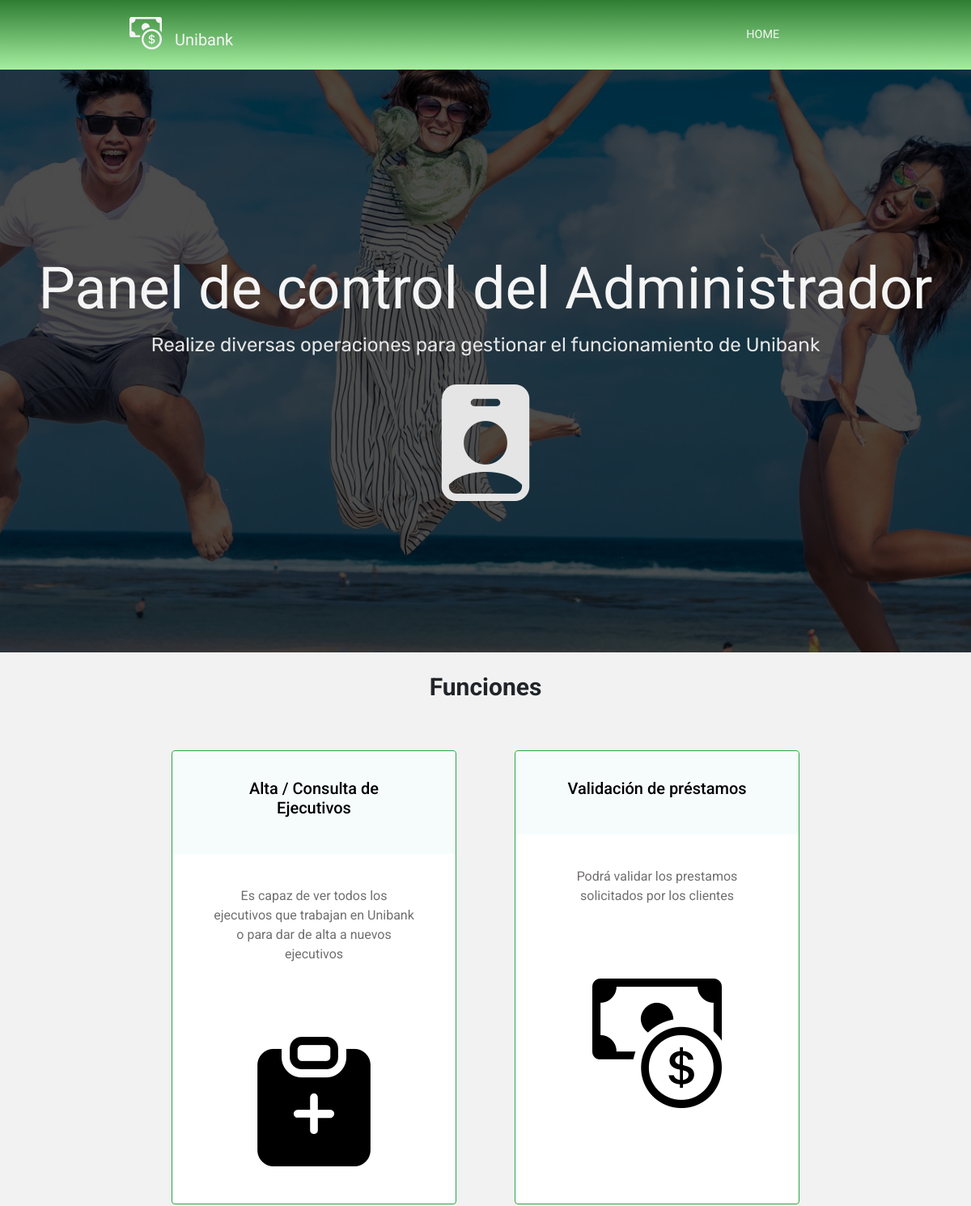
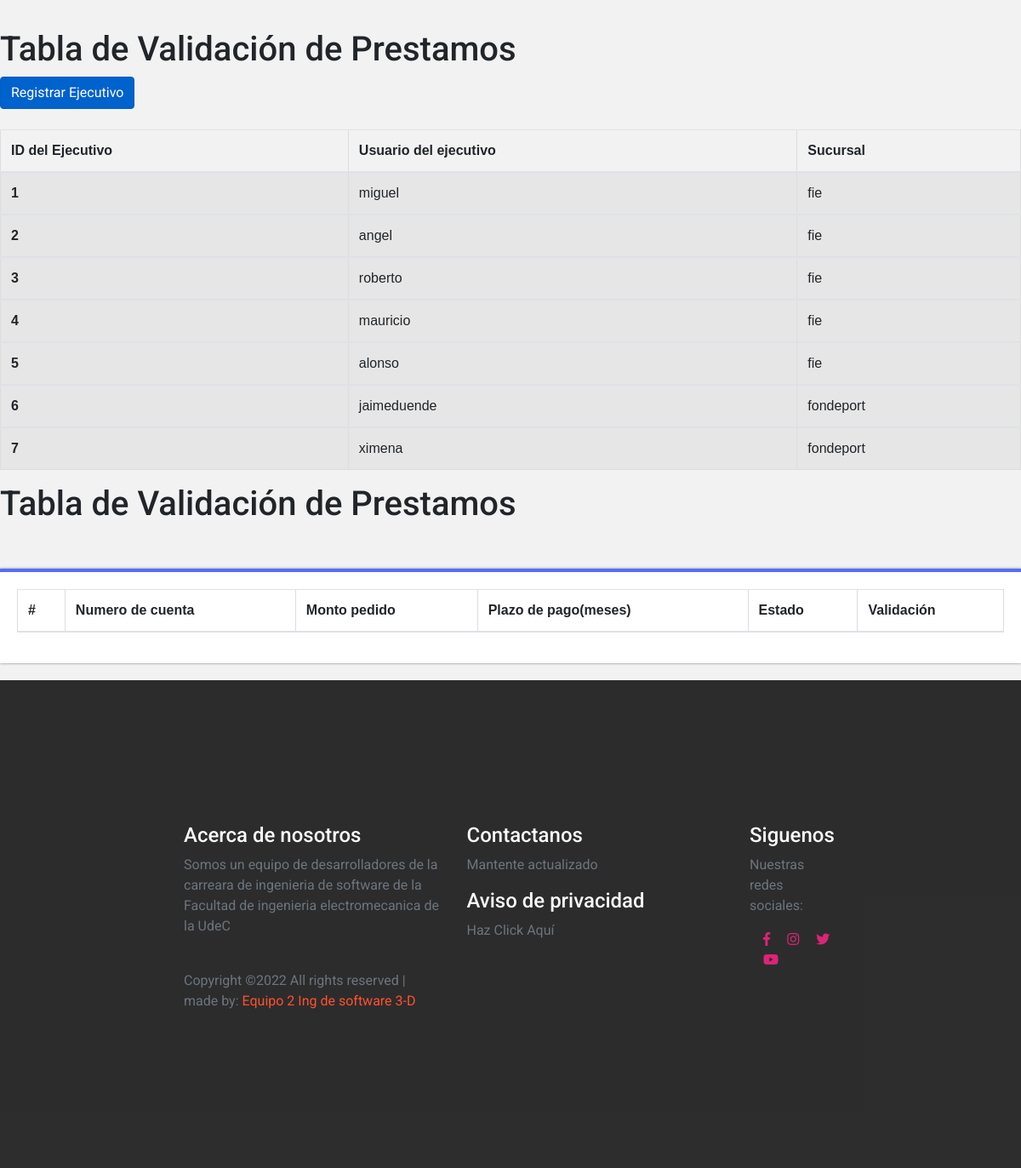
/vistas/adminUser.view.php, run on the app's committed database (2 pictures, top to bottom).
### tables this page shows
CREATE TABLE `ejecutivos` (
  `idEjecutivo` int(11) NOT NULL,
  `usuarioEjecutivo` varchar(200) NOT NULL,
  `sucursal` varchar(50) NOT NULL,
  `pass` varchar(200) NOT NULL
);

### vistas/adminUser.view.php (the view, shortened to what this page needs)
<!DOCTYPE html>
<html lang="en">
<head>
  <link rel="stylesheet" href="https://stackpath.bootstrapcdn.com/bootstrap/4.3.1/css/bootstrap.min.css"
 />
  <link rel="stylesheet" href="https://use.fontawesome.com/releases/v5.7.2/css/all.css"
>
  <link rel="stylesheet" href="https://cdn.jsdelivr.net/npm/bootstrap-icons@1.9.1/font/bootstrap-icons.css">
  <link rel="stylesheet" href="./Style.css" />
  <link rel="stylesheet" href="./mobile-style.css">
</head>
<body>
  <header>
    <div class="container-fluid p-0">
      <nav class="navbar navbar-expand-lg">
        <a class="navbar-brand" href="./index.php">
          <i class="bi bi-cash-coin fa-2x mx-3"></i>Unibank
        </a>
        <div class="collapse navbar-collapse" id="navbarNav">
          <ul class="navbar-nav">
            <li class="nav-item active">
              <a class="nav-link" href="./index.php">HOME
              </a>
            </li>
            <li class="nav-item" >
             <a class="nav-link" href="./funciones/cerrarSesion.php">
              </a>
              </li>
          </ul>
        </div>
      </nav>
    </div>
  </header>
  <section class="section-2 container-fluid p-0">
      <div class="cover">
        <div class="content text-center">
        <h1>Panel de control del Administrador </h1>
        <p>
          Realize diversas operaciones para gestionar el funcionamiento de Unibank <br>
          <i style="font-size: 6em;" class="bi bi-person-badge-fill"></i>
          <br>
        </p>
        </div>
      </div>
<div id="tituloAdmin">Funciones</div>
      <div class="purchase text-center">
        <div class="cards">
          <div class="d-flex flex-row justify-content-center flex-wrap">
            <div class="card card border-success">
              <div class="card-body">
                <div class="title">
                  <h5 style="color: black;" class="card-title">Alta / Consulta de Ejecutivos</h5>
                </div>
                <p class="card-text">
                  Es capaz de ver todos los ejecutivos que trabajan en Unibank o para dar de alta a nuevos ejecutivos<br>
                </p>
                <i style="font-size: 10em; color: black;" class="bi bi-clipboard-plus-fill"></i>
              </div>
            </div>
            <div class="card card border-success">
              <div class="card-body">
                <div class="title">
                  <h5 style="color: black;" class="card-title">Validación de préstamos</h5>
                </div>
                <p class="card-text">
                  Podrá validar los prestamos solicitados por los clientes
                </p>
                <i style="font-size: 10em; color: black;" class="bi bi-cash-coin"></i>
              </div>
            </div>
          </div>
        </div>
      </div>
    </section>
    <?php
    $conexion=mysqli_connect('localhost','root','','unibank');
    ?>
  <h1>Tabla de Validación de Prestamos</h1>
  <table class="table table-striped table-hover">
  <div class="botoncito">
    <a href="./rscEjecutivo/registroEjecutivo.view.php" class="btn btn-primary active" aria-current="page">Registrar Ejecutivo</a>
  </div><br>
  <thead>
    <tr>
      <th scope="col">ID del Ejecutivo</th>
      <th scope="col">Usuario del ejecutivo</th>
      <th scope="col">Sucursal</th>
    </tr>
  </thead>
  <?php
  $sql="SELECT * FROM ejecutivos";
  $result=mysqli_query($conexion,$sql);
  while($mostrar=mysqli_fetch_array($result)){
  ?>
  <tbody>
    <tr>
      <th scope="row"><?php echo $mostrar['idEjecutivo'] ?></th>
      <td><?php echo $mostrar['usuarioEjecutivo'] ?></td>
      <td><?php echo $mostrar['sucursal'] ?></td>
    </tr>
  <?php
  }
  ?>
  </table>
  <h1>Tabla de Validación de Prestamos</h1><br>
  <form method="POST" action="./amortizacion/respuestasPrestamos/aceptar.php">
  <table class="table table-striped table-hover">
  <thead>
    <tr>
      <th scope="col">#</th>
      <th scope="col">Numero de cuenta</th>
      <th scope="col">Monto pedido</th>
      <th scope="col">Plazo de pago(meses)</th>
      <th scope="col">Estado</th>
      <th scope="ccol">Validación</th>
    </tr>
  </thead>
  </table>
</form>
<?php
require './vistas/footer.php';
?>
</body>
</html>

### Style.css (style rules this page uses)
* { box-sizing: border-box; }
header, section { overflow-x: hidden; }
:root { --Sniglet-font: "Sniglet", cursive; --Rubik: "Rubik", cursive; --Patua: "Patua One", cursive; --Lobster: "lobster", cursive; --light-black: #2e2c2caf; --bggradient: linear-gradient(to bottom, #2e7d32, #a5eea0); --light-gray: rgba(255, 255, 255, 0.877); }
header a { font-family: var(--Sniglet-font); font-size: 0.9em; color: whitesmoke; }
header .nav-item:last-child { padding-right: 10.5em; }
header .nav-item { padding: 0.9em; }
header .navbar-brand { padding-left: 8rem; }
header { background: #ff512f; background: var(--bggradient); }
.cover { width: 100%; height: 60vmin; background: url("../assets/pexels-photo-452738.jpeg"); background-position: -24rem -19rem; background-size: 150%; position: relative; }
.cover .content { width: 100%; height: 100%; background: rgba(0, 0, 0, 0.7); padding-top: 19vmin; }
.cover .content > h1 { font-family: var(--Patua); font-size: 6vmin; color: whitesmoke; }
.cover .content > p { font-family: var(--Rubik); font-size: 2vmin; color: #e5e5e5; }
.purchase .cards .card { width: 22rem; margin: 3vmin 3vmin; }
.cards div { padding: 0; margin: 0; }
.cards .title { background: rgba(208, 241, 241, 0.199); padding: 1.4em 2.5em; font-size: 2vmin; }
.card .card-text { padding: 2.5rem 3rem; color: var(--light-black); }
#tituloAdmin { text-align: center; font-style: normal; font-size: 30px; font-weight: bold; padding: 20px; }
body { background:#F2F2F2; font-size: 16px; font-family:"Roboto", Arial, sans-serif, helvetica; }
form { width: 100%; margin: 20px 0; padding: 20px; background: #fff; overflow: hidden; box-shadow: 0 0 3px grey; border-top:4px solid #536DFE; }

### vistas/adminUser.view.php (style rules this page uses)
table { font-family: arial, sans-serif; border-collapse: collapse; width: 100%; margin-bottom: 100px; }
td, th { border: 1px solid #dddddd; text-align: left; padding: 8px; }

### data on the page
ejecutivos: idEjecutivo "1", usuarioEjecutivo "miguel", sucursal "fie"
ejecutivos: idEjecutivo "2", usuarioEjecutivo "angel", sucursal "fie"
ejecutivos: idEjecutivo "3", usuarioEjecutivo "roberto", sucursal "fie"
ejecutivos: idEjecutivo "4", usuarioEjecutivo "mauricio", sucursal "fie"
ejecutivos: idEjecutivo "5", usuarioEjecutivo "alonso", sucursal "fie"
ejecutivos: idEjecutivo "6", usuarioEjecutivo "jaimeduende", sucursal "fondeport"
ejecutivos: idEjecutivo "7", usuarioEjecutivo "ximena", sucursal "fondeport"
